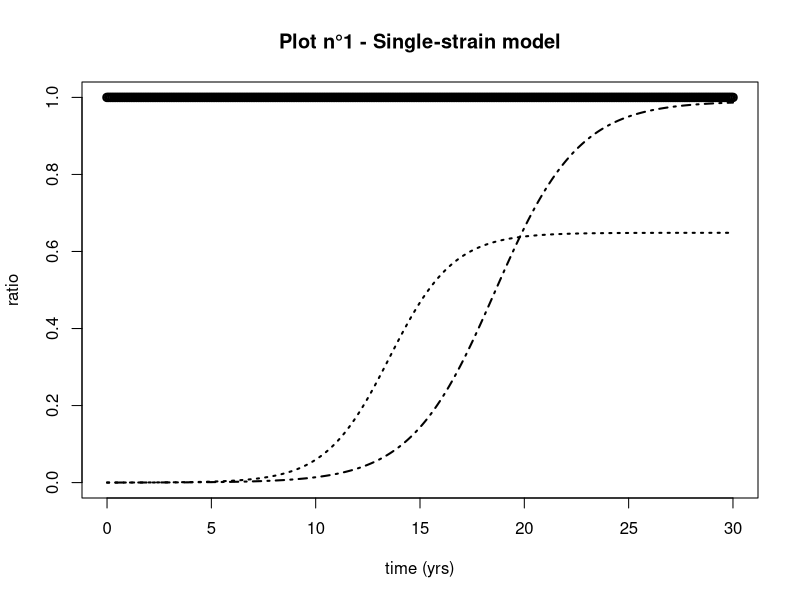
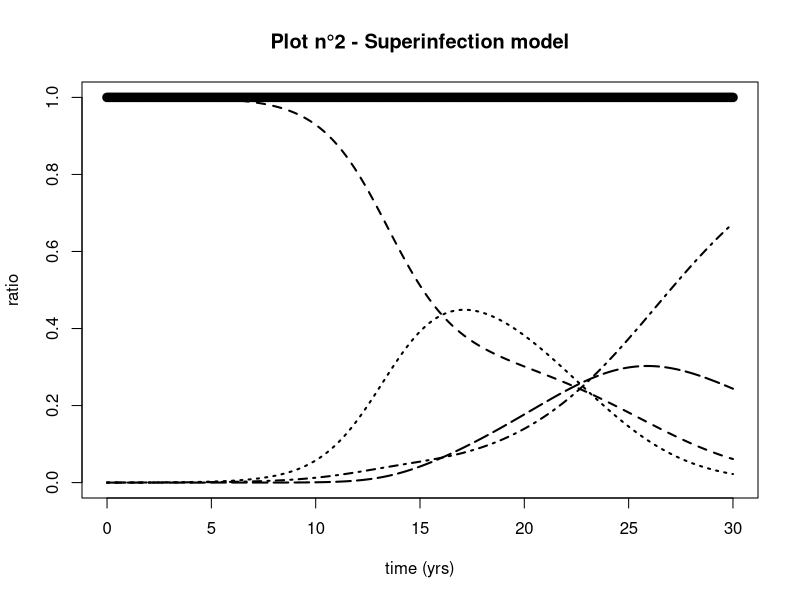
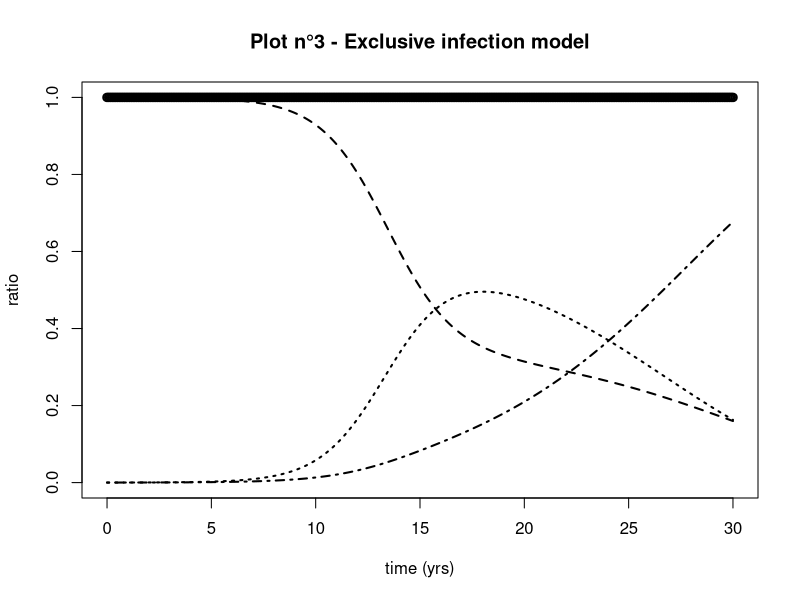
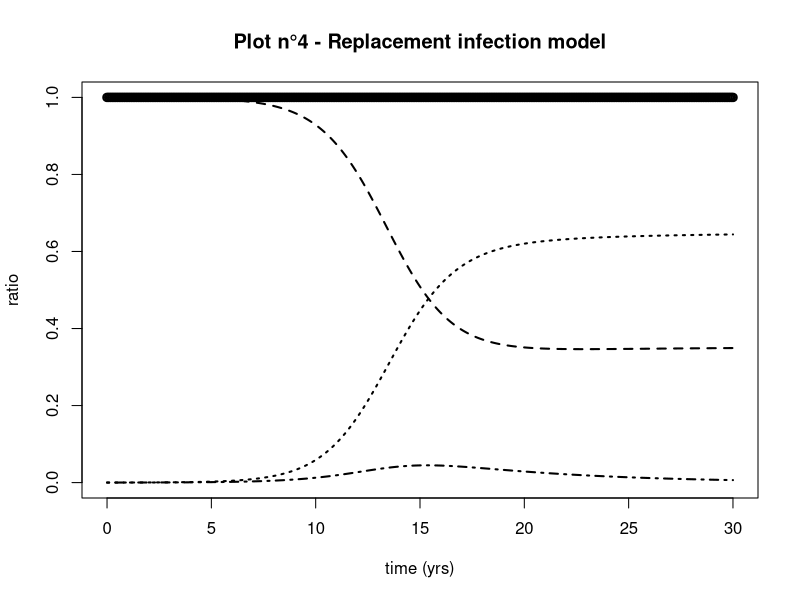
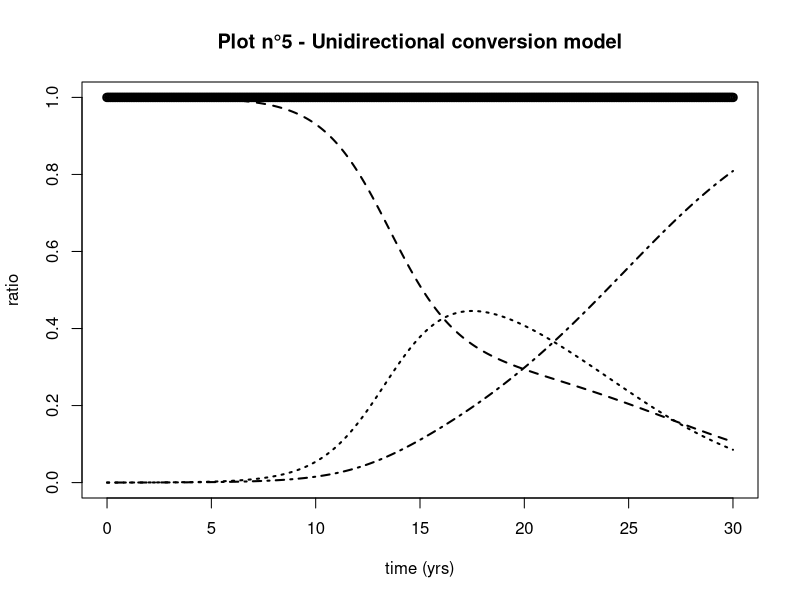
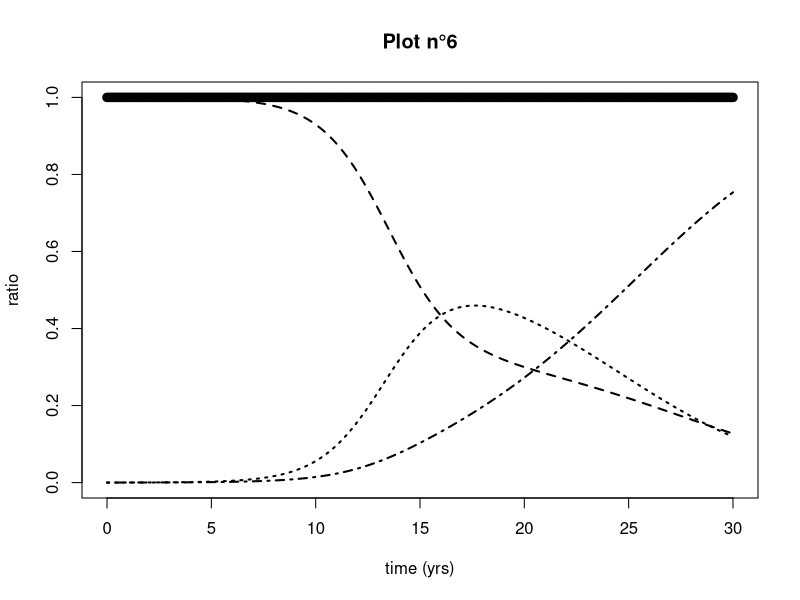

The R script that drew these images, in order:
## ---- chunk 1
library(deSolve)
N=10000
## ---- chunk 2
parameters <- c(beta_w=0.0001, beta_z=0.00005, gamma=0.005, gamma_prim=0.5, eps=0.7 )

state <- c(S1=N-1, S2=N-1, Iw=1, Iz=1)

times=seq(0, 30, by=1/12)

SIS_single_strain=function(times, state, parameters){
  with(as.list(c(state,parameters)),
       {dS1 = - beta_w*Iw*S1 + gamma*(1-eps)*Iw + gamma_prim*eps*Iw
        dS2 = - beta_z*Iz*S2 + gamma*Iz
        dIw = beta_w*Iw*S1 - gamma*(1-eps)*Iw - gamma_prim*eps*Iw
        dIz = beta_z*Iz*S2 - gamma*Iz
        list(c(dS1, dS2, dIw, dIz))
       })
}

require(deSolve)

out=as.data.frame(
  ode(y=state, times=times, func=SIS_single_strain, parms=parameters)
)

## ---- chunk 3
plot(times, (out$S1 + out$Iw)/N, main="Plot n°1 - Single-strain model", xlab="time (yrs)", ylab="ratio", ylim=c(0,1), lty=1, lwd=2)
lines(times, out$Iw/N, lty=3, lwd=2)
lines(times, out$Iz/N, lty=4, lwd=2)


## ---- chunk 4
parameters <- c(beta_w=0.0001, beta_z=0.00005, gamma=0.005, gamma_prim=0.5, eps=0.7, q=0.25 )

state <- c(S=N-2, Iw=1, Iz=1, Iwz=0)

times=seq(0, 30, by=1/12)

SIS_superinf=function(times, state, parameters){
  with(as.list(c(state,parameters)),
       {dS = - beta_w*(Iw+q*Iwz)*S - beta_z*(Iz+q*Iwz)*S + gamma*(1-eps)*Iw + gamma_prim*eps*Iw + gamma*Iz
        dIw = beta_w*(Iw+q*Iwz)*S + gamma*Iwz - beta_z*(Iz+q*Iwz)*Iw - gamma*(1-eps)*Iw - gamma_prim*eps*Iw 
        dIz = beta_z*(Iz+q*Iwz)*S + gamma*(1-eps)*Iwz + gamma_prim*eps*Iwz - beta_w*(Iw+q*Iwz)*Iz - gamma*Iz 
        dIwz = beta_w*(Iw+q*Iwz)*Iz + beta_z*(Iz+q*Iwz)*Iw - gamma*Iwz - gamma*(1-eps)*Iwz - gamma_prim*eps*Iwz
        list(c(dS, dIw, dIz, dIwz))
       })
}

require(deSolve)

out_super=as.data.frame(
  ode(y=state, times=times, func=SIS_superinf, parms=parameters)
)

## ---- chunk 5
plot(times, (out_super$S + out_super$Iw + out_super$Iz + out_super$Iwz)/N, main="Plot n°2 - Superinfection model", xlab="time (yrs)", ylab="ratio", ylim=c(0,1), lty=1, lwd=2)
lines(times, out_super$S/N, lty=2, lwd=2)
lines(times, out_super$Iw/N, lty=3, lwd=2)
lines(times, out_super$Iz/N, lty=4, lwd=2)
lines(times, out_super$Iwz/N, lty=5, lwd=2)


## ---- chunk 6
parameters <- c(beta_w=0.0001, beta_z=0.00005, gamma=0.005, gamma_prim=0.5, eps=0.7 )

state <- c(S=9998, Iw=1, Iz=1)

times=seq(0, 30, by=1/12)

SIS_exclusive=function(times, state, parameters){
  with(as.list(c(state,parameters)),
       {dS = - beta_w*Iw*S - beta_z*Iz*S + gamma*(1-eps)*Iw + gamma_prim*eps*Iw + gamma*Iz
        dIw = beta_w*Iw*S - gamma*(1-eps)*Iw - gamma_prim*eps*Iw
        dIz = beta_z*Iz*S - gamma*Iz
        list(c(dS, dIw, dIz))
       })
}

require(deSolve)

out_exc=as.data.frame(
  ode(y=state, times=times, func=SIS_exclusive, parms=parameters)
)

## ---- chunk 7
plot(times, (out_exc$S + out_exc$Iw + out_exc$Iz)/N, main="Plot n°3 - Exclusive infection model", xlab="time (yrs)", ylab="ratio", ylim=c(0,1), lty=1, lwd=2)
lines(times, out_exc$S/N, lty=2, lwd=2)
lines(times, out_exc$Iw/N, lty=3, lwd=2)
lines(times, out_exc$Iz/N, lty=4, lwd=2)

## ---- chunk 8
parameters <- c(beta_w=0.0001, beta_z=0.00005, gamma=0.005, gamma_prim=0.5, eps=0.7 )

state <- c(S=9998, Iw=1, Iz=1)

times=seq(0, 30, by=1/12)

SIS_replacement=function(times, state, parameters){
  with(as.list(c(state,parameters)),
       {dS = - beta_w*Iw*S - beta_z*Iz*S + gamma*(1-eps)*Iw + gamma_prim*eps*Iw + gamma*Iz
        dIw = beta_w*Iw*S - gamma*(1-eps)*Iw - gamma_prim*eps*Iw + (beta_w-beta_z)*Iw*Iz
        dIz = beta_z*Iz*S - gamma*Iz - (beta_w-beta_z)*Iw*Iz
        list(c(dS, dIw, dIz))
       })
}

require(deSolve)

out_rep=as.data.frame(
  ode(y=state, times=times, func=SIS_replacement, parms=parameters)
)

## ---- chunk 9
plot(times, (out_rep$S + out_rep$Iw + out_rep$Iz)/N, main="Plot n°4 - Replacement infection model", xlab="time (yrs)", ylab="ratio", ylim=c(0,1), lty=1, lwd=2)
lines(times, out_rep$S/N, lty=2, lwd=2)
lines(times, out_rep$Iw/N, lty=3, lwd=2)
lines(times, out_rep$Iz/N, lty=4, lwd=2)

## ---- chunk 10
parameters <- c(beta_w=0.0001, beta_z=0.00005, gamma=0.005, gamma_prim=0.5, eps=0.7, rho=0.01 )

state <- c(S=9998, Iw=1, Iz=1)

times=seq(0, 30, by=1/12)

SIS_unidir=function(times, state, parameters){
  with(as.list(c(state,parameters)),
       {dS = - beta_w*Iw*S - beta_z*Iz*S + gamma*(1-eps)*Iw + gamma_prim*eps*Iw + gamma*Iz
        dIw = beta_w*Iw*S - gamma*(1-eps)*Iw - gamma_prim*eps*Iw - rho*eps*Iw
        dIz = beta_z*Iz*S - gamma*Iz + rho*eps*Iw
        list(c(dS, dIw, dIz))
       })
}

require(deSolve)

out_uni=as.data.frame(
  ode(y=state, times=times, func=SIS_unidir, parms=parameters)
)

## ---- chunk 11
plot(times, (out_uni$S + out_uni$Iw + out_uni$Iz)/N, main="Plot n°5 - Unidirectional conversion model", xlab="time (yrs)", ylab="ratio", ylim=c(0,1), lty=1, lwd=2)
lines(times, out_uni$S/N, lty=2, lwd=2)
lines(times, out_uni$Iw/N, lty=3, lwd=2)
lines(times, out_uni$Iz/N, lty=4, lwd=2)

## ---- chunk 12
parameters <- c(beta_w=0.0001, beta_z=0.00005, gamma=0.005, gamma_prim=0.5, eps=0.7, rho=0.01 , phi=0.02)

state <- c(S=9998, Iw=1, Iz=1)

times=seq(0, 30, by=1/12)

SIS_bidir=function(times, state, parameters){
  with(as.list(c(state,parameters)),
       {dS = - beta_w*Iw*S - beta_z*Iz*S + gamma*(1-eps)*Iw + gamma_prim*eps*Iw + gamma*Iz
        dIw = beta_w*Iw*S - gamma*(1-eps)*Iw - gamma_prim*eps*Iw - rho*eps*Iw + phi*(1-eps)*Iz
        dIz = beta_z*Iz*S - gamma*Iz + rho*eps*Iw - phi*(1-eps)*Iz
        list(c(dS, dIw, dIz))
       })
}

require(deSolve)

out_bi=as.data.frame(
  ode(y=state, times=times, func=SIS_bidir, parms=parameters)
)

## ---- chunk 13
plot(times, (out_bi$S + out_bi$Iw + out_bi$Iz)/N, main="Plot n°6", xlab="time (yrs)", ylab="ratio", ylim=c(0,1), lty=1, lwd=2)
lines(times, out_bi$S/N, lty=2, lwd=2)
lines(times, out_bi$Iw/N, lty=3, lwd=2)
lines(times, out_bi$Iz/N, lty=4, lwd=2)
